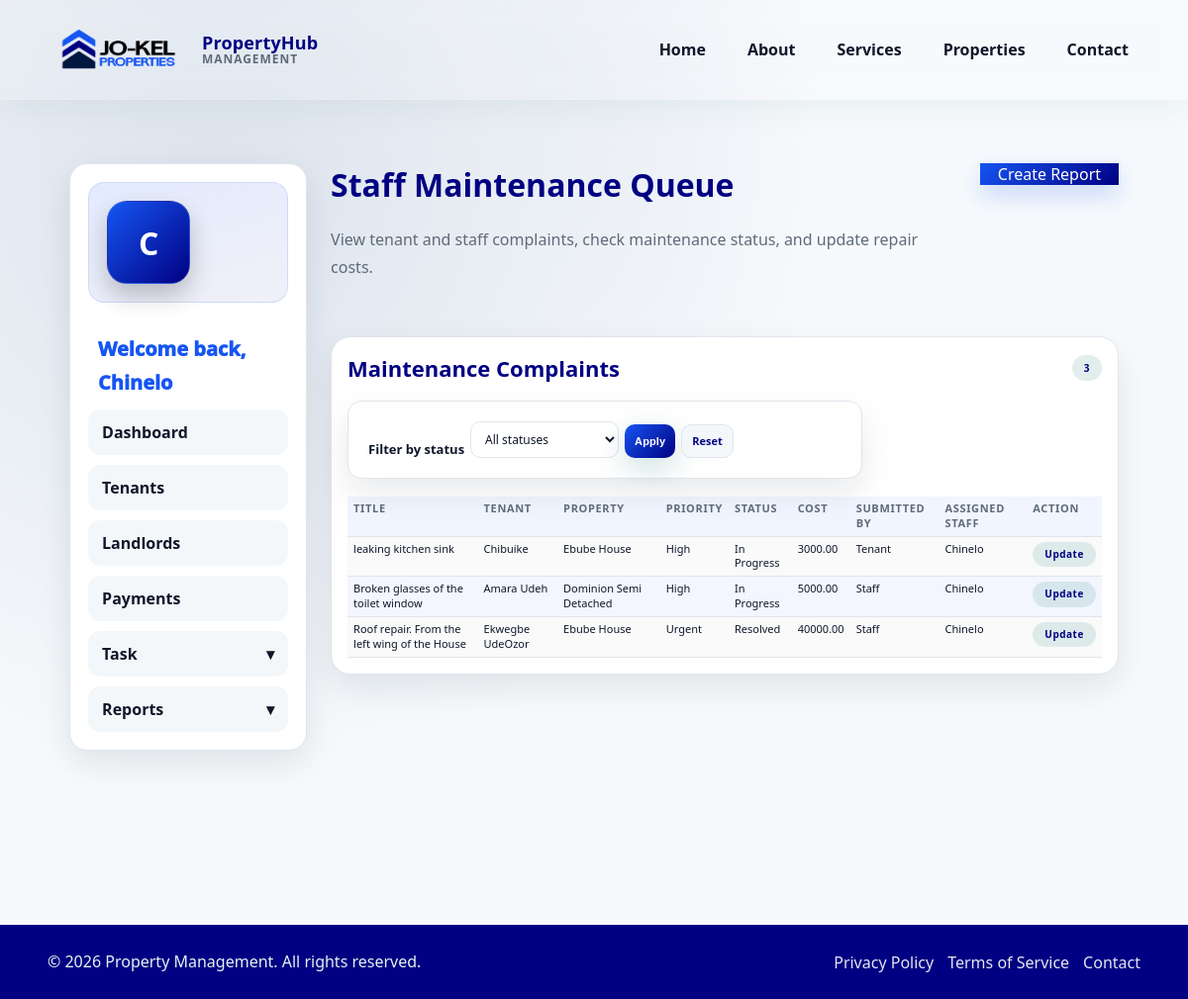
/maintenance/staff/ (signed in), run on the app's committed database.
### apps/maintenance/models.py (models this page shows, shortened)
class MaintenanceReport(models.Model):
    STATUS_NEW = 'new'
    STATUS_IN_PROGRESS = 'in_progress'
    STATUS_RESOLVED = 'resolved'
    STATUS_CLOSED = 'closed'
    STATUS_CHOICES = [
        (STATUS_NEW, 'New'),
        (STATUS_IN_PROGRESS, 'In Progress'),
        (STATUS_RESOLVED, 'Resolved'),
        (STATUS_CLOSED, 'Closed'),
    ]
    PRIORITY_LOW = 'low'
    PRIORITY_MEDIUM = 'medium'
    PRIORITY_HIGH = 'high'
    PRIORITY_URGENT = 'urgent'
    PRIORITY_CHOICES = [
        (PRIORITY_LOW, 'Low'),
        (PRIORITY_MEDIUM, 'Medium'),
        (PRIORITY_HIGH, 'High'),
        (PRIORITY_URGENT, 'Urgent'),
    ]
    SUBMITTED_BY_STAFF = 'staff'
    SUBMITTED_BY_TENANT = 'tenant'
    SUBMITTED_BY_CHOICES = [
        (SUBMITTED_BY_STAFF, 'Staff'),
        (SUBMITTED_BY_TENANT, 'Tenant'),
    ]
    landlord = models.ForeignKey(
        Landlord,
        on_delete=models.CASCADE,
        related_name='maintenance_reports',
    )
    tenant = models.ForeignKey(
        Tenant,
        on_delete=models.SET_NULL,
        related_name='maintenance_reports',
        null=True,
        blank=True,
    )
    property = models.ForeignKey(
        Property,
        on_delete=models.SET_NULL,
        related_name='maintenance_reports',
        null=True,
        blank=True,
    )
    created_by = models.ForeignKey(
        settings.AUTH_USER_MODEL,
        on_delete=models.SET_NULL,
        related_name='submitted_maintenance_reports',
        null=True,
        blank=True,
    )
    assigned_staff = models.ForeignKey(
        settings.AUTH_USER_MODEL,
        on_delete=models.SET_NULL,
        related_name='assigned_maintenance_reports',
        null=True,
        blank=True,
    )
    submitted_by = models.CharField(
        max_length=20,
        choices=SUBMITTED_BY_CHOICES,
    )
    description = models.TextField()
    priority = models.CharField(
        max_length=20,
        choices=PRIORITY_CHOICES,
        default=PRIORITY_MEDIUM,
    )
    status = models.CharField(
        max_length=20,
        choices=STATUS_CHOICES,
        default=STATUS_NEW,
    )
    cost = models.DecimalField(
        max_digits=12,
        decimal_places=2,
        null=True,
        blank=True,
        help_text='Cost of the maintenance work.',
    )
    staff_note = models.TextField(blank=True)
    created_at = models.DateTimeField(auto_now_add=True)
    updated_at = models.DateTimeField(auto_now=True)
    resolved_at = models.DateTimeField(null=True, blank=True)
    class Meta:
        ordering = ['-created_at']
    def display_label(self):
        return Truncator(self.description).chars(60)

### apps/tenants/models.py (models this page shows, shortened)
class Tenant(models.Model):
    TENANCY_TYPE_MONTHLY = 'monthly'
    TENANCY_TYPE_QUARTERLY = 'quarterly'
    TENANCY_TYPE_BIANNUALLY = 'biannually'
    TENANCY_TYPE_YEARLY = 'yearly'
    TENANCY_TYPE_CHOICES = [
        (TENANCY_TYPE_MONTHLY, 'Monthly'),
        (TENANCY_TYPE_QUARTERLY, 'Quarterly'),
        (TENANCY_TYPE_BIANNUALLY, 'Biannually'),
        (TENANCY_TYPE_YEARLY, 'Yearly'),
    ]
    PAYMENT_MODE_CASH = 'cash'
    PAYMENT_MODE_TRANSFER = 'transfer'
    PAYMENT_MODE_CARD = 'card'
    PAYMENT_MODE_OTHER = 'other'
    PAYMENT_MODE_CHOICES = [
        (PAYMENT_MODE_CASH, 'Cash'),
        (PAYMENT_MODE_TRANSFER, 'Transfer'),
        (PAYMENT_MODE_CARD, 'Card'),
        (PAYMENT_MODE_OTHER, 'Other'),
    ]
    name = models.CharField(max_length=160)
    phone_number = models.CharField(max_length=30)
    apartment_type = models.CharField(max_length=120)
    tenancy_type = models.CharField(
        max_length=20,
        choices=TENANCY_TYPE_CHOICES,
        default=TENANCY_TYPE_MONTHLY,
    )
    payment_mode = models.CharField(max_length=20, choices=PAYMENT_MODE_CHOICES)
    address = models.TextField()
    email = models.EmailField()
    landlord = models.ForeignKey(
        Landlord,
        on_delete=models.SET_NULL,
        related_name='tenants',
        null=True,
        blank=True,
    )
    property = models.ForeignKey(
        Property,
        on_delete=models.SET_NULL,
        related_name='tenants',
        null=True,
        blank=True,
    )
    landlord_name = models.CharField(max_length=160)
    payment_amount = models.DecimalField(max_digits=12, decimal_places=2)
    created_at = models.DateTimeField(auto_now_add=True)
    updated_at = models.DateTimeField(auto_now=True)
    class Meta:
        ordering = ['name']

### apps/properties/models.py (models this page shows, shortened)
class Property(models.Model):
    landlord = models.ForeignKey(
        Landlord,
        on_delete=models.CASCADE,
        related_name='managed_properties',
    )
    property_name = models.CharField(max_length=160)
    property_type = models.CharField(max_length=120)
    number_of_units = models.PositiveIntegerField(default=1, validators=[MinValueValidator(1)])
    address = models.TextField()
    city = models.CharField(max_length=120, blank=True)
    state = models.CharField(max_length=120, blank=True)
    description = models.TextField(blank=True)
    created_at = models.DateTimeField(auto_now_add=True)
    updated_at = models.DateTimeField(auto_now=True)
    class Meta:
        ordering = ['property_name', '-created_at']

### apps/maintenance/views.py (the view)
# urls.py: path('staff/', views.StaffMaintenanceListView.as_view(), name='staff-list'),
class StaffMaintenanceListView(StaffMaintenanceMixin, TemplateView):
    template_name = 'maintenance/staff_report_list.html'
    def get_context_data(self, **kwargs):
        context = super().get_context_data(**kwargs)
        staff_profile = self.get_staff_profile()
        status_filter = self.request.GET.get('status', '').strip()
        reports = (
            MaintenanceReport.objects.select_related('landlord__user', 'tenant', 'property', 'assigned_staff')
            .filter(
                Q(tenant__in=staff_profile.tenants.all()) |
                Q(landlord__in=staff_profile.landlords.all())
            )
            .distinct()
            .order_by('-created_at')
        )
        if status_filter:
            reports = reports.filter(status=status_filter)
        context.update(
            {
                'maintenance_reports': reports,
                'maintenance_reports_count': reports.count(),
                'status_choices': MaintenanceReport.STATUS_CHOICES,
                'selected_status': status_filter,
            }
        )
        return context

### apps/accounts/adapter.py (called while the page is built)
def get_user_role(user):
    if not user.is_authenticated:
        return UserProfile.ROLE_USER
    profile = getattr(user, 'profile', None)
    if profile and profile.role:
        return profile.role
    if user.is_staff:
        return UserProfile.ROLE_STAFF
    return UserProfile.ROLE_USER

### apps/maintenance/views.py (called while the page is built)
    def dispatch(self, request, *args, **kwargs):
        if self.allowed_roles and get_user_role(request.user) not in self.allowed_roles:
            return redirect(get_dashboard_url_for_user(request.user))
        return super().dispatch(request, *args, **kwargs)

    def get_staff_profile(self):
        staff_profile, _ = StaffProfile.objects.get_or_create(user=self.request.user)
        return staff_profile

### apps/maintenance/templates/maintenance/staff_report_list.html (shortened to what this page needs)
{% extends 'dashboard/staff_base.html' %}
{% block dashboard_content %}
<div class="dashboard-header">
    <div>
        <h1>Staff Maintenance Queue</h1>
        <p>View tenant and staff complaints, check maintenance status, and update repair costs.</p>
    </div>
    <a href="{% url 'maintenance:staff-create' %}" class="dashboard-primary-btn dashboard-inline-action">Create Report</a>
</div>
<section class="dashboard-panel">
    <div class="dashboard-panel-header">
        <h2>Maintenance Complaints</h2>
        <span class="pill">{{ maintenance_reports_count }}</span>
    </div>
    <form method="get" class="dashboard-filter-bar">
        <label for="status" class="dashboard-filter-label">Filter by status</label>
        <select name="status" id="status" class="dashboard-filter-select">
            <option value="">All statuses</option>
        </select>
        <div class="dashboard-filter-actions">
            <button type="submit" class="dashboard-filter-button">Apply</button>
            <a href="{% url 'maintenance:staff-list' %}" class="dashboard-filter-reset">Reset</a>
        </div>
    </form>
    <div class="dashboard-table-wrap">
        <table class="dashboard-table">
            <thead>
                <tr>
                    <th>Title</th>
                    <th>Tenant</th>
                    <th>Property</th>
                    <th>Priority</th>
                    <th>Status</th>
                    <th>Cost</th>
                    <th>Submitted By</th>
                    <th>Assigned Staff</th>
                    <th>Action</th>
                </tr>
            </thead>
            <tbody>
                {% for report in maintenance_reports %}
                <tr>
                    <td>{{ report.display_label }}</td>
                    <td>{{ report.tenant.name|default:"Not attached" }}</td>
                    <td>{{ report.property.property_name|default:"Not attached" }}</td>
                    <td>{{ report.get_priority_display }}</td>
                    <td>{{ report.get_status_display }}</td>
                    <td>{{ report.cost|default:"Not set" }}</td>
                    <td>{{ report.get_submitted_by_display }}</td>
                    <td>{% if report.assigned_staff %}{{ report.assigned_staff.username|default:report.assigned_staff.email }}{% else %}Not assigned{% endif %}</td>
                    <td><a href="{% url 'maintenance:staff-update' report.pk %}" class="pill">Update</a></td>
                </tr>
                {% empty %}
                <tr>
                    <td colspan="9" class="dashboard-table-empty">No maintenance complaints are available for your assigned records yet.</td>
                </tr>
                {% endfor %}
            </tbody>
        </table>
    </div>
</section>
{% endblock %}

### dashboard/templates/dashboard/staff_base.html (shortened to what this page needs)
{% extends 'dashboard/base.html' %}
{% block dashboard_sidebar %}
<div class="sidebar-profile">
    <div class="sidebar-profile-avatar" aria-hidden="true">
        {{ request.user.get_full_name|default:request.user.username|slice:":1"|upper }}
    </div>
</div>
<div class="sidebar-profile-copy">
      <p class="sidebar-profile-greeting">Welcome back, {{ request.user.get_full_name|default:request.user.username }}</p>
</div>
<nav class="sidebar-nav">
    <ul>
        <li><a href="{% url 'dashboard:index' %}">Dashboard</a></li>
        <li><a href="{% url 'accounts:staff-tenant-list' %}">Tenants</a></li>
        <li><a href="{% url 'accounts:staff-landlord-list' %}">Landlords</a></li>
        <li><a href="{% url 'accounts:staff-payment-list' %}">Payments</a></li>
        <li class="sidebar-dropdown-item">
            <details class="sidebar-dropdown">
                <summary>Task</summary>
            </details>
        </li>
        <li class="sidebar-dropdown-item">
            <details class="sidebar-dropdown">
                <summary>Reports</summary>
            </details>
        </li>
    </ul>
</nav>
{% endblock %}

### dashboard/templates/dashboard/base.html (shortened to what this page needs)
{% extends 'base.html' %}
{% block content %}
<div class="dashboard-container">
    <aside class="sidebar">
        {% block dashboard_sidebar %}{% endblock %}
    </aside>
    <main class="main-content">
        {% block dashboard_content %}{% endblock %}
    </main>
</div>
{% endblock %}

### templates/base.html (shortened to what this page needs)
<!DOCTYPE html>
<html lang="en">
<head>
    {% load static %}
    <link rel="stylesheet" href="https://cdnjs.cloudflare.com/ajax/libs/font-awesome/6.4.0/all.min.css">
    <link rel="stylesheet" href="{% static 'css/style.css' %}">
</head>
<body>
    {% include 'website/includes/navbar.html' %}
    <main class="{% block main_class %}container{% endblock %}">
        {% block content %}{% endblock %}
    </main>
    {% include 'website/includes/footer.html' %}
</body>
</html>

### website/templates/website/includes/navbar.html
{% load static %}
<nav class="navbar">
    <div class="container">
        <a href="{% url 'website:home' %}" class="brand">
            <img src="{% static 'img/PNG LAND SCAPE-01.png' %}" alt="Property Management logo" class="brand-mark">
            <span class="brand-text">
                <span class="brand-name">PropertyHub</span>
                <span class="brand-tagline">Management</span>
            </span>
        </a>
        <ul class="nav-links">
            <li><a href="{% url 'website:home' %}">Home</a></li>
            <li><a href="{% url 'website:about' %}">About</a></li>
            <li><a href="{% url 'website:services' %}">Services</a></li>
            <li><a href="{% url 'website:properties' %}">Properties</a></li>
            <li><a href="{% url 'website:contact' %}">Contact</a></li>
        </ul>
    </div>
</nav>

### website/templates/website/includes/footer.html
<footer class="footer">
    <div class="container">
        <p>&copy; 2026 Property Management. All rights reserved.</p>
        <ul class="footer-links">
            <li><a href="#">Privacy Policy</a></li>
            <li><a href="#">Terms of Service</a></li>
            <li><a href="#">Contact</a></li>
        </ul>
    </div>
</footer>

### data on the page
MaintenanceReport: display_label "leaking kitchen sink", tenant.name "Chibuike", property.property_name "Ebube House", priority "High", status "In Progress", cost "3000.00", submitted_by "Tenant", assigned_staff.username "Chinelo"
MaintenanceReport: display_label "Broken glasses of the toilet window", tenant.name "Amara Udeh", property.property_name "Dominion Semi Detached", priority "High", status "In Progress", cost "5000.00", submitted_by "Staff", assigned_staff.username "Chinelo"
MaintenanceReport: display_label "Roof repair. From the left wing of the House", tenant.name "Ekwegbe UdeOzor", property.property_name "Ebube House", priority "Urgent", status "Resolved", cost "40000.00", submitted_by "Staff", assigned_staff.username "Chinelo"

### other printed values
{{ request.user.get_full_name|default:request.user.username }} "Chinelo"
{{ maintenance_reports_count }} "3"
